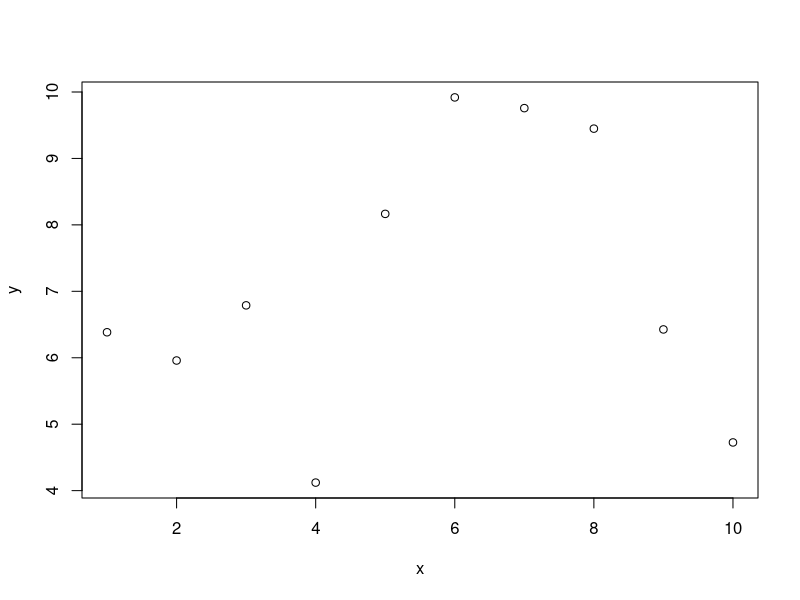
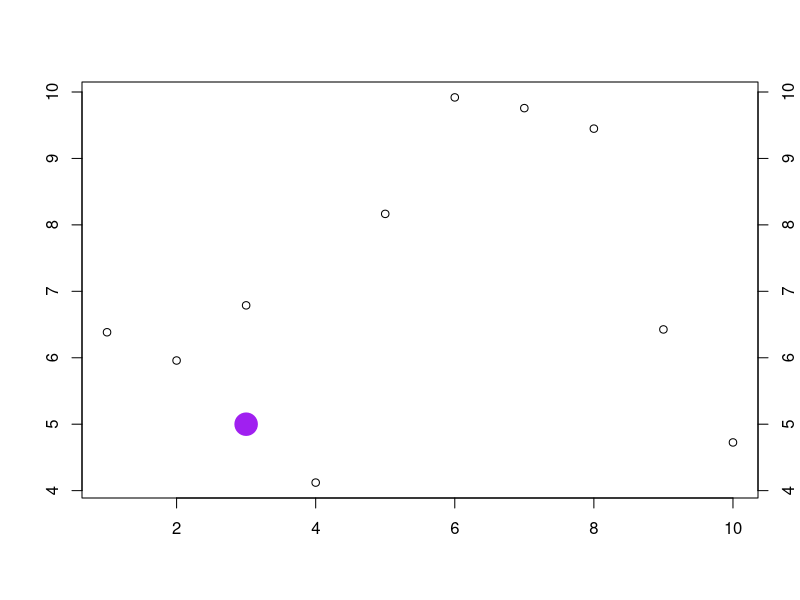
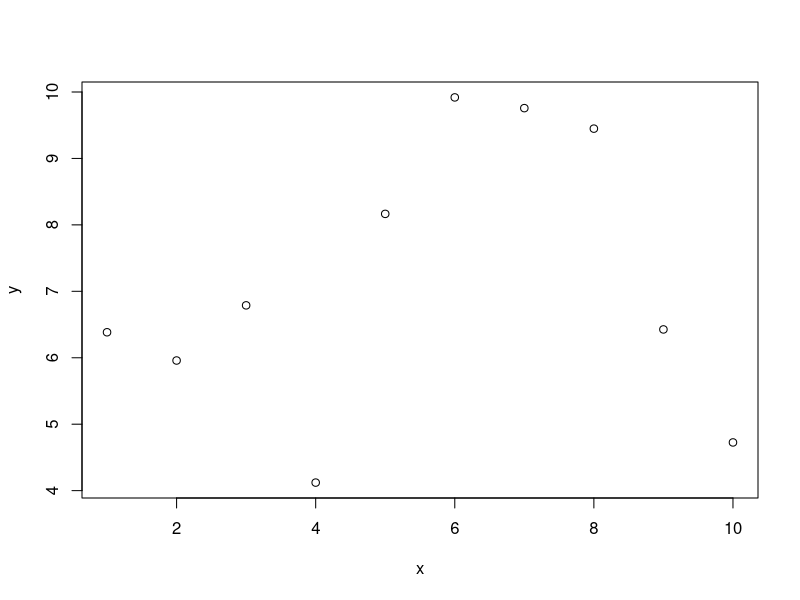
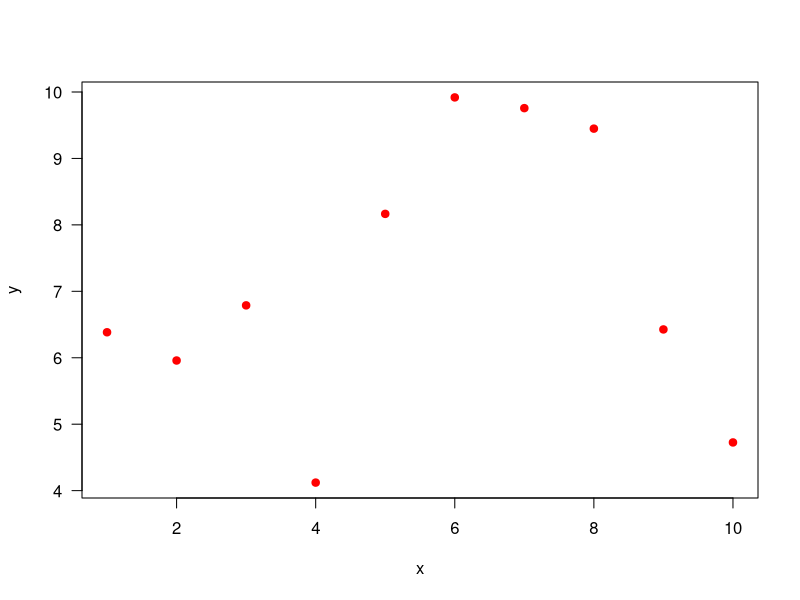
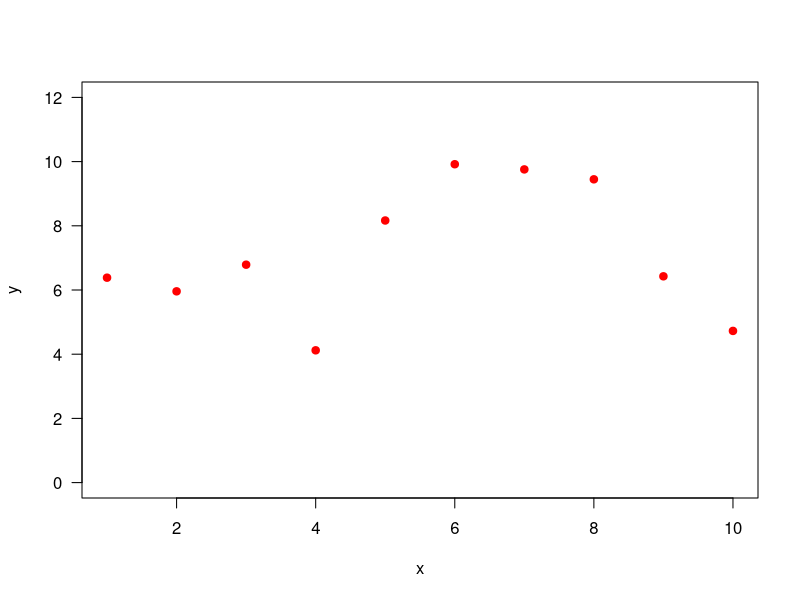
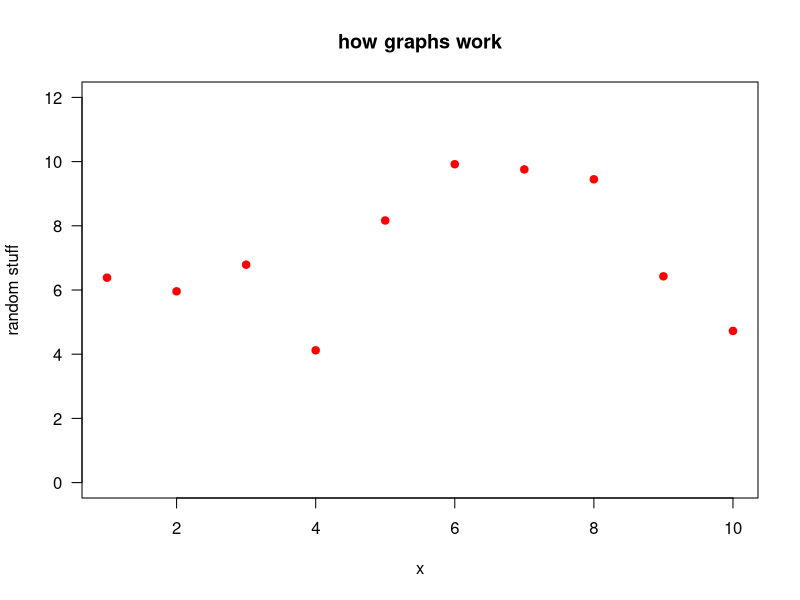
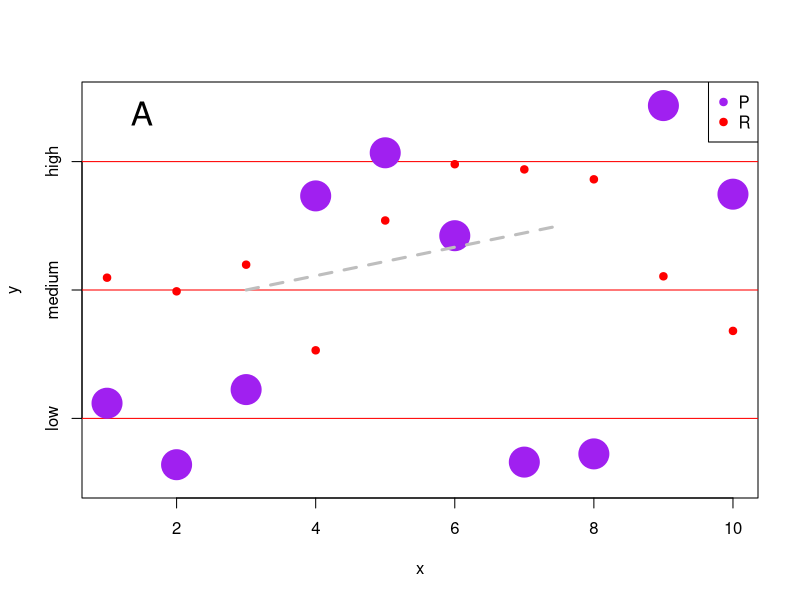

Write R code to recreate these figures, in order.
# 
#
# Building a graph from scratch
# To show how R allows you to customise your graphs


# --- SIMULATE DATA ---
# vector for the x values: 
# the () around x <- c(1:10) makes R show the output
(x <- c(1:10))

# a set of 10 random numbers between 3 and 10 
(y <- runif(10, 3,10))

# --- start plotting -------
# lets plot this 
plot(x,y)


# what does R really do?
# ADVANCED: trick to get the min and max values for the x and y axis
xlim.t <- range(x)
ylim.t <- range(y)

# plot an empty plot
plot(NA,  ylim = ylim.t, xlim = xlim.t, xlab = "", ylab = "", xaxt = "n", 
     yaxt = "n", bty = "n")  # 

# draw linea round the plotting are (set by the xlim and ylim as defined above)
box()


# R basically provides you with a frame to draw on
# let's draw the same points as in the plot(x,y)
points(x,y)


# add a single point
points(3, 5, pch = 19, col = "purple", cex = 3)

# add axis
axis(1); axis(2);axis(4)
# hopefully this gives you an idea about the moudaliry of an R plot.
# many of the different components can be customised
# in the next section I show how you can do some fun changes to your plot
# to make it much better than the standard version


# --- MAKING THE GRAPH ---
# lets use plot and take control over the plotting
plot(x,y)

# how can we manipulate this?
# use ? to see what the plot function has to offer
?plot
# for many tweaks such as line and symbol types, check
?par

# I dislike the orientation of the y labes, change to horizontal (las = 1)
# also, like the circle to be filled (pch = 19) and red (col = red)
plot(x, y, las = 1, pch = 19, col = "red")

# R by default determines the sizes of the axis, but we can set this
# y axis is too short ylim = c(0, 12)
plot(x,y, las = 1, pch = 19, ylim = c(0,12), col = "red")

# don't like the y label, use ylab = (or xlab for the x-axis, main for the main title)
plot(x,y, las = 1, pch = 19, ylim = c(0, 12), col = "red", ylab= "random stuff", main="how graphs work")


#to many tickmarks for my taste. R lets you suppress any axis (xaxt = "n" for xor yaxt for y) and determines yourself 
# how you like it using axis() 
plot(x, y, las = 1, pch = 19, ylim = c(0, 12), col = "red", yaxt = "n")
# ok, axis ticks and labels gone
# let's make my own. First argument gives which axis you want: 1 = x, 2=y,3 top, 4 right side
axis(2, c(2, 6, 10), labels = c("low","medium","high"))
abline(h=c(2, 6, 10), col = "red")
# lets add some more data
y2 <- runif(10, 0,12)
# make sure this still falls with the range as set by ylim!!!
# lets plot y2 againts x (make sure this has the same number of entries (use length()))
# and make them nice and big (use lwd) 
points(x, y2, pch = 19, col = "purple", cex = 4)

# we can add a line wherever we'd like
lines(c(3, 7.5), c(6, 8), col= "grey", lwd = 3, lty = "dashed")

# this is panel A, so we like to have an A in the left top. at coordinates 1.5, 11.5
# but pretty big! (use cex (1 is standard))
text(1.5, 11.5, "A", cex = 2)

# add a rather random legend (just to show how it works)
legend("topright", c("P", "R"), pch = c(19, 19), col = c("purple", "red"))


